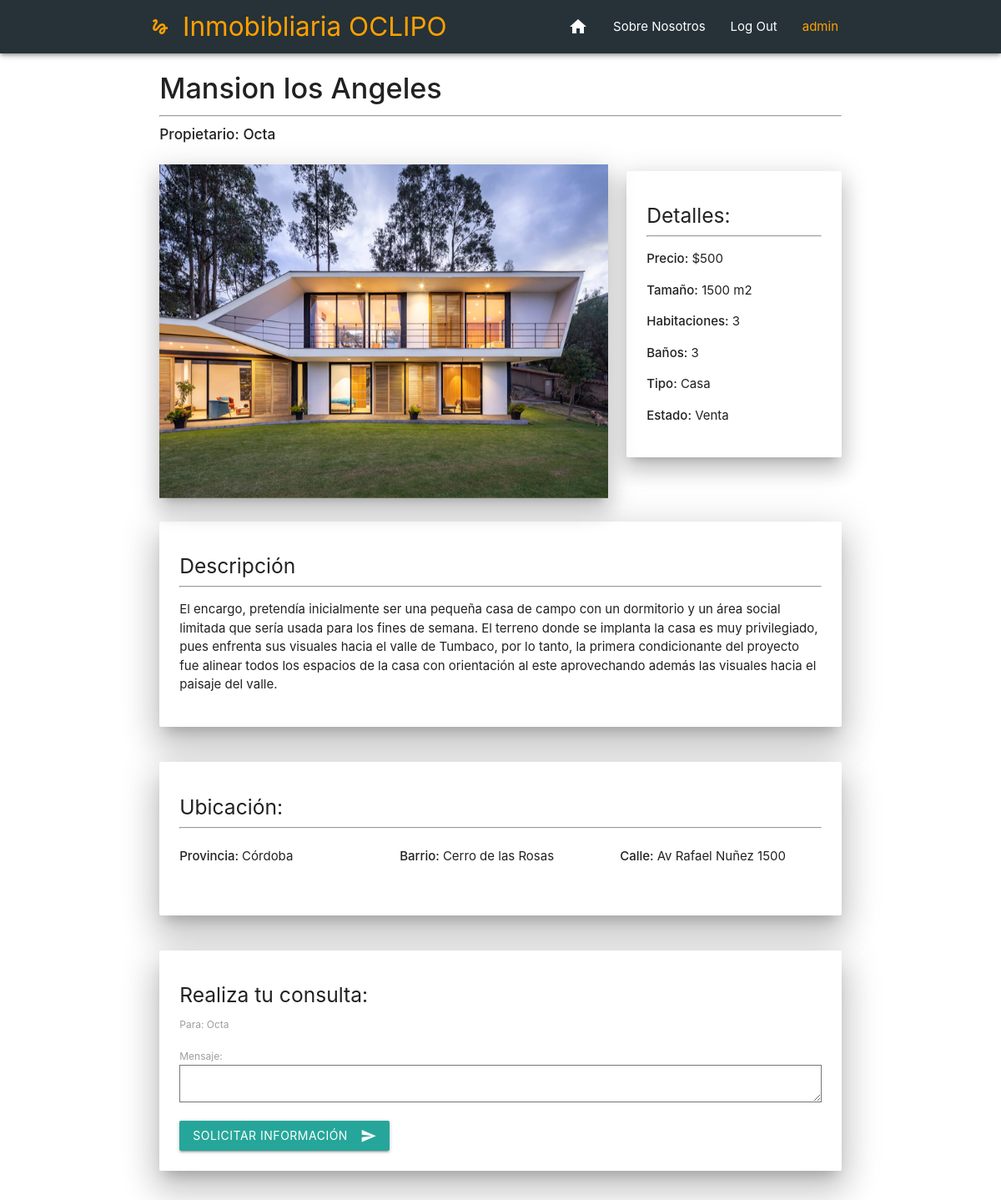
/propiedad/29 (signed in), run on the app's committed database.
### Inmobibliaria/models.py (models this page shows, shortened)
class Propiedad(models.Model):
    usuario = models.ForeignKey(User, on_delete=models.CASCADE, null=False)
    titulo = models.CharField(max_length=20)
    precio = models.IntegerField()
    ubicacion = models.ForeignKey('Ubicacion', on_delete=models.CASCADE, null=False)
    barrio = models.CharField(max_length=30)
    calle = models.CharField(max_length=30)
    numero = models.IntegerField()
    tipo = models.CharField(max_length=12,choices=TIPO_CHOICES)
    estado = models.CharField(max_length=8,choices=STATUS_CHOICES)
    habitaciones = models.IntegerField()
    baños = models.IntegerField()
    tamaño = models.IntegerField()
    descripcion = models.TextField(max_length=2000)
    fecha = models.DateTimeField(auto_now_add=True)

class Imagen(models.Model):
    propiedad = models.ForeignKey(Propiedad, on_delete=models.CASCADE,null=False)
    foto = models.ImageField(upload_to='fotos/', null=True)

class Ubicacion(models.Model):
    provincia = models.CharField(max_length=30)

### Inmobibliaria/views.py (the view)
# urls.py: path("propiedad/<str:id>", propiedadview),
def propiedadview(request,id):
    propiedad = Propiedad.objects.get(id = id)
    imagenesLibro = Imagen.objects.filter(propiedad = propiedad)
    indiceEnCarusel = ["#one", "#two", "#three"] #El carusel necesita esos datos en el href para funcionar
    if request.method == 'POST':
        form = ComentarioModelForm(request.POST)
        current_user = get_object_or_404(User, pk = request.user.pk)
        if form.is_valid():
            created_comentario = form.save(commit=False)
            created_comentario.user = current_user
            created_comentario.propiedad = propiedad
            if created_comentario.user != created_comentario.propiedad.usuario:
                created_comentario.save()
                subject = "Has recibido una consulta de tu propiedad " + propiedad.titulo
                message = "De: " + created_comentario.user.username + "\nCorreo: "+ created_comentario.user.email + "\n" + created_comentario.mensaje
                email_from = settings.EMAIL_HOST_USER
                recipient_list = [propiedad.usuario.email]
                send_mail(subject, message, email_from, recipient_list)
                messages.success(request, f'Tu consulta ha sido enviada!')
                return redirect('/')
            else:
                messages.success(request, f'No puedes consultar una propiedad tuya')
    else:
        form = ComentarioModelForm()
    return render(request,"Inmobibliaria/propiedad.html",{"propiedad":propiedad, "imagenes": imagenesLibro,"indiceEnCarusel":indiceEnCarusel,"host": request.get_host(),"form":form})

### Inmobibliaria/forms.py
class ComentarioModelForm(forms.ModelForm):
	class Meta:
		model = Comentario
		fields = ['mensaje']

### Inmobibliaria/templatetags/index.py (called while the page is built)
@register.filter
def index(indexable, i):
    return indexable[i]

### Inmobibliaria/templates/Inmobibliaria/propiedad.html (shortened to what this page needs)
{% extends 'Inmobibliaria/base.html' %}
{% block content %}
<div class="container">
<div class="row">
    <div class="col s12 m12">
        <h4><strong>{{propiedad.titulo}}</strong></h4><hr>
        <h6><strong> Propietario: {{propiedad.usuario}}</strong></h6>
    </div>
</div>
<div class="row">
    <div class="col s12 m8">
        <div class="carousel carousel-slider z-depth-4">
        {% load index %}
        {% for imagen in imagenes %}
        <a class="carousel-item " href="{{ indiceEnCarusel|index:forloop.counter0 }}"><img src = "http://{{ host }}/media/{{ imagen.foto }}" width="100%" height="400"></a>
        {% endfor %}
        </div>
    </div>
    <div class="col s12 m4">
        <div class="card-panel z-depth-4">
        <h5>Detalles: </h5><hr>
        <p><strong>Precio:</strong> ${{propiedad.precio}}</p>
        <p><strong>Tamaño:</strong> {{propiedad.tamaño}} m2</p>
        <p><strong>Habitaciones:</strong> {{propiedad.habitaciones}}</p>
        <p><strong>Baños:</strong> {{propiedad.baños}}</p>
        <p><strong>Tipo:</strong> {{propiedad.tipo}}</p>
        <p><strong>Estado:</strong> {{propiedad.estado}}</p>
      </div>
    </div>
</div>
<div class="row">
    <div class="col s12 m12">
        <div class="card-panel white z-depth-5">
        <h5>Descripción</h5><hr>
        <p>{{propiedad.descripcion}}</p>
      </div>
    </div>
</div>
<div class="row">
    <div class="col s12 m12">
        <div class="card-panel white z-depth-5">
            <h5>Ubicación:</h5><hr>
            <div class="row">
            <div class="col s12 m4">
                <p><strong>Provincia: </strong>{{propiedad.ubicacion.provincia}}</p>
            </div>
            <div class="col s12 m4">
                <p><strong>Barrio: </strong>{{propiedad.barrio}}</p>
            </div>
            <div class="col s12 m4">
                <p><strong>Calle: </strong>{{propiedad.calle}} {{propiedad.numero}}</p>
            </div>
            </div>
        </div>
    </div>
</div>
<div class="row">
    <div class="col s12 m12">
        <div class="card-panel white z-depth-5">
            <h5>Realiza tu consulta:</h5>
            <label>Para: {{propiedad.usuario}}</label>
            <form method="post">
                {{ form.as_p }}
                {% if user.is_authenticated %}
                    <button class="btn waves-effect waves-light" type="submit" id="submit">Solicitar Información<i
                    class="material-icons right">send</i></button>
                {% else %}
                    <button class="btn waves-effect waves-light disabled" type="submit" id="submit">Debes iniciar sesión<i
                    class="material-icons right">send</i></button>
                {% endif %}
            </form>
        </div>
    </div>
</div>
{% endblock %}

### Inmobibliaria/templates/Inmobibliaria/navbar.html (shortened to what this page needs)
{% load static %}
<div class="navbar-fixed  ">
    <nav class="blue-grey darken-4 z-depth-2 ">
      <div class="nav-wrapper container ">
        <a class="brand-logo text-warning amber-text text-darken-2" href="{% url "home" %}" ><i class="medium material-icons ">gesture</i>Inmobibliaria OCLIPO</a>
        <ul id="nav-mobile" class="right hide-on-med-and-down text-warning">
          <li><a href="/" ><i class="medium material-icons  ">home</i></a>
          <li><a href="" class="">Sobre Nosotros</a></li>
{% if user.is_authenticated %}
            <li><a href="/logout" class="">Log Out</a></li>
            <li><a  class="amber-text text-darken-2">{{user.username}}</a></li>
{% else %}
            <li><a href="/login" class="">Sign Up</a></li>
            <li><a href="/register" class="">Register</a></li>
{% endif %}
        </ul>
      </div>
    </nav>
  </div>

### data on the page
Propiedad: titulo "Mansion los Angeles", usuario "Octa", precio "500", tamaño "1500", habitaciones "3", baños "3", tipo "Casa", estado "Venta", descripcion "El encargo, pretendía inicialmente ser una pequeña casa de campo con un dormitorio y un área social limitada que sería usada para los fines de semana. El terreno donde se implanta la casa es muy privilegiado, pues enfrenta sus visuales hacia el valle de Tumbaco, por lo tanto, la primera condicionante del proyecto fue alinear todos los espacios de la casa con orientación al este aprovechando además las visuales hacia el paisaje del valle.", ubicacion.provincia "Córdoba", barrio "Cerro de las Rosas", calle "Av Rafael Nuñez", numero "1500"
Imagen: foto (picture)

### other printed values
{{ user.username }} "admin"
